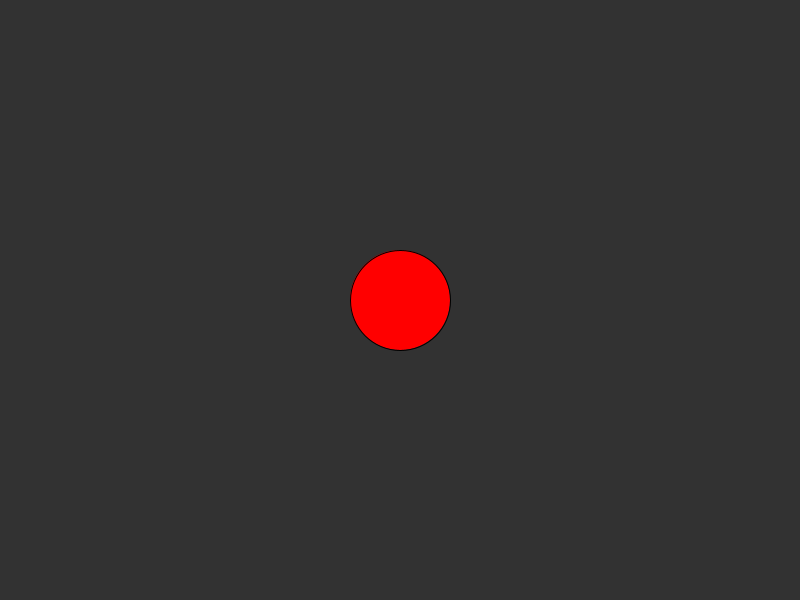
Frame 1 (no input)
Frame 60 (the mouse pressed at the canvas centre just before this capture): identical to frame 1, image omitted
Frame 120 (the mouse held since frame 60 and released just before this capture): identical to frame 1, image omitted

The Processing sketch that drew this single still picture (run headless with seeded random() and noise(); from frame 60 on, the mouse is pressed at the canvas centre):

// Processing sketch: sketch_250908a
// ── sketch_250908a.pde
color[] rainbow = {color(255, 0, 0), color(255, 165, 0), color(255, 255, 0), color(0, 128, 0), color(0, 0, 255)};
int selectedColor = 0;

void setup() {
  size(800, 600);
}

void draw() {
  background(50);
  fill(rainbow[selectedColor]);
  circle(400, 300, 100);
}

void keyPressed() {
  if (key == ' ') {
    selectedColor = selectedColor + 1;
    if (selectedColor >= rainbow.length) selectedColor = 0;
  }
  if (key == 'a' ) {
    selectedColor = selectedColor - 1;
    if (selectedColor < 0) selectedColor = rainbow.length - 1;
  }
}
